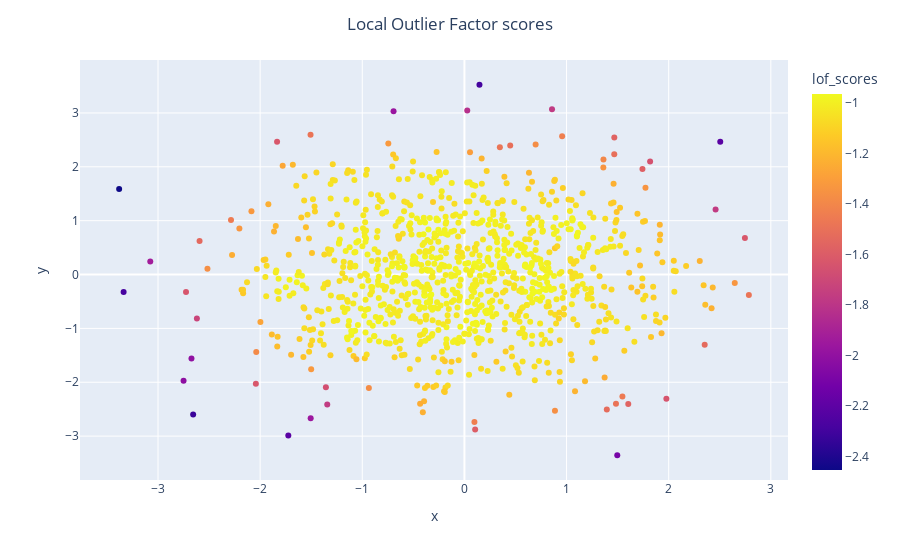

Notebook cell for this chart:
### Code cell
scatter_plot(xy_data, "x", "y", "lof_scores",
             "Local Outlier Factor scores")

### Figure 1 — Plotly figure (JSON) as saved in the notebook; plotly's stock layout.template omitted (floating-point values rounded to 4 significant figures; data arrays with more than 128 entries replaced by an {"elided": "..."} marker saying what was removed)
{"data": [{"hovertemplate": "x=%{x}<br>y=%{y}<br>lof_scores=%{marker.color}<extra></extra>", "legendgroup": "", "marker": {"color": {"elided": "1000 float values"}, "coloraxis": "coloraxis", "symbol": "circle"}, "mode": "markers", "name": "", "orientation": "v", "showlegend": false, "type": "scatter", "x": {"elided": "1000 float values"}, "xaxis": "x", "y": {"elided": "1000 float values"}, "yaxis": "y"}], "layout": {"coloraxis": {"colorbar": {"title": {"text": "lof_scores"}}, "colorscale": [[0, "#0d0887"], [0.1111, "#46039f"], [0.2222, "#7201a8"], [0.3333, "#9c179e"], [0.4444, "#bd3786"], [0.5556, "#d8576b"], [0.6667, "#ed7953"], [0.7778, "#fb9f3a"], [0.8889, "#fdca26"], [1, "#f0f921"]]}, "legend": {"tracegroupgap": 0}, "margin": {"t": 60}, "title": {"text": "Local Outlier Factor scores", "x": 0.5}, "xaxis": {"anchor": "y", "domain": [0, 1], "title": {"text": "x"}}, "yaxis": {"anchor": "x", "domain": [0, 1], "title": {"text": "y"}}}}
